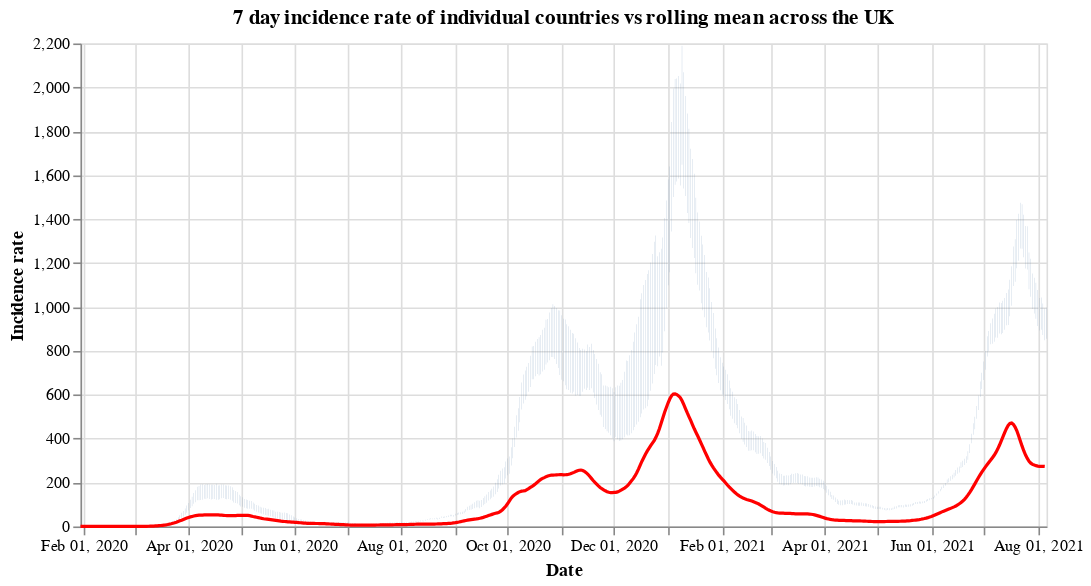

The notebook cell this image was saved under:
### Code cell
#collapse
countries = uk_cases['areaName'].unique()
countries.sort()

selection = alt.selection_single(
    name='Select',
    fields=['areaName'],
    init={'areaName': 'Wales'},
    bind={'areaName': alt.binding_select(options=countries)}
)

# scatter plot, modify opacity based on selection
bars = alt.Chart(uk_cases).mark_bar().add_selection(
    selection
).encode(
    x=alt.X("yearmonthdate(date):T", axis=alt.Axis(title='Date')),
    y=alt.Y("weeklyCasesRate:Q", axis=alt.Axis(title='Incidence rate')),
    tooltip='weeklyCasesRate:Q',
    opacity=alt.condition(selection, alt.value(1), alt.value(0))
).properties(title=f'7 day incidence rate of individual countries vs rolling mean across the UK', width=600)

line = alt.Chart(overview_cases).mark_line(
    color='red',
    size=2,
).transform_window(
    rolling_mean='mean(weeklyCasesRate)',
    frame=[0, 7]
).encode(
    x='yearmonthdate(date):T',
    y='rolling_mean:Q'
)

alt.layer(bars, line)

### Figure 1 — Vega-Lite specification as saved in the notebook (floating-point values rounded to 4 significant figures; data arrays with more than 128 entries replaced by an {"elided": "..."} marker saying what was removed)
{"config": {"view": {"continuousWidth": 400, "continuousHeight": 300}}, "layer": [{"data": {"name": "data-cdbe481e24279b7d89f52f7c0790e094"}, "mark": "bar", "encoding": {"opacity": {"condition": {"value": 1, "selection": "Select"}, "value": 0}, "tooltip": {"type": "quantitative", "field": "weeklyCasesRate"}, "x": {"type": "temporal", "axis": {"title": "Date"}, "field": "date", "timeUnit": "yearmonthdate"}, "y": {"type": "quantitative", "axis": {"title": "Incidence rate"}, "field": "weeklyCasesRate"}}, "selection": {"Select": {"type": "single", "fields": ["areaName"], "init": {"areaName": "Wales"}, "bind": {"areaName": {"input": "select", "options": ["England", "Northern Ireland", "Scotland", "Wales"]}}}}, "title": "7 day incidence rate of individual countries vs rolling mean across the UK", "width": 600}, {"data": {"name": "data-ed1f4f53a64e2835e55ce045cab35460"}, "mark": {"type": "line", "color": "red", "size": 2}, "encoding": {"x": {"type": "temporal", "field": "date", "timeUnit": "yearmonthdate"}, "y": {"type": "quantitative", "field": "rolling_mean"}}, "transform": [{"window": [{"op": "mean", "field": "weeklyCasesRate", "as": "rolling_mean"}], "frame": [0, 7]}]}], "$schema": "https://vega.github.io/schema/vega-lite/v4.8.1.json", "datasets": {"data-cdbe481e24279b7d89f52f7c0790e094": {"elided": "2124 records"}, "data-ed1f4f53a64e2835e55ce045cab35460": {"elided": "554 records"}}}
